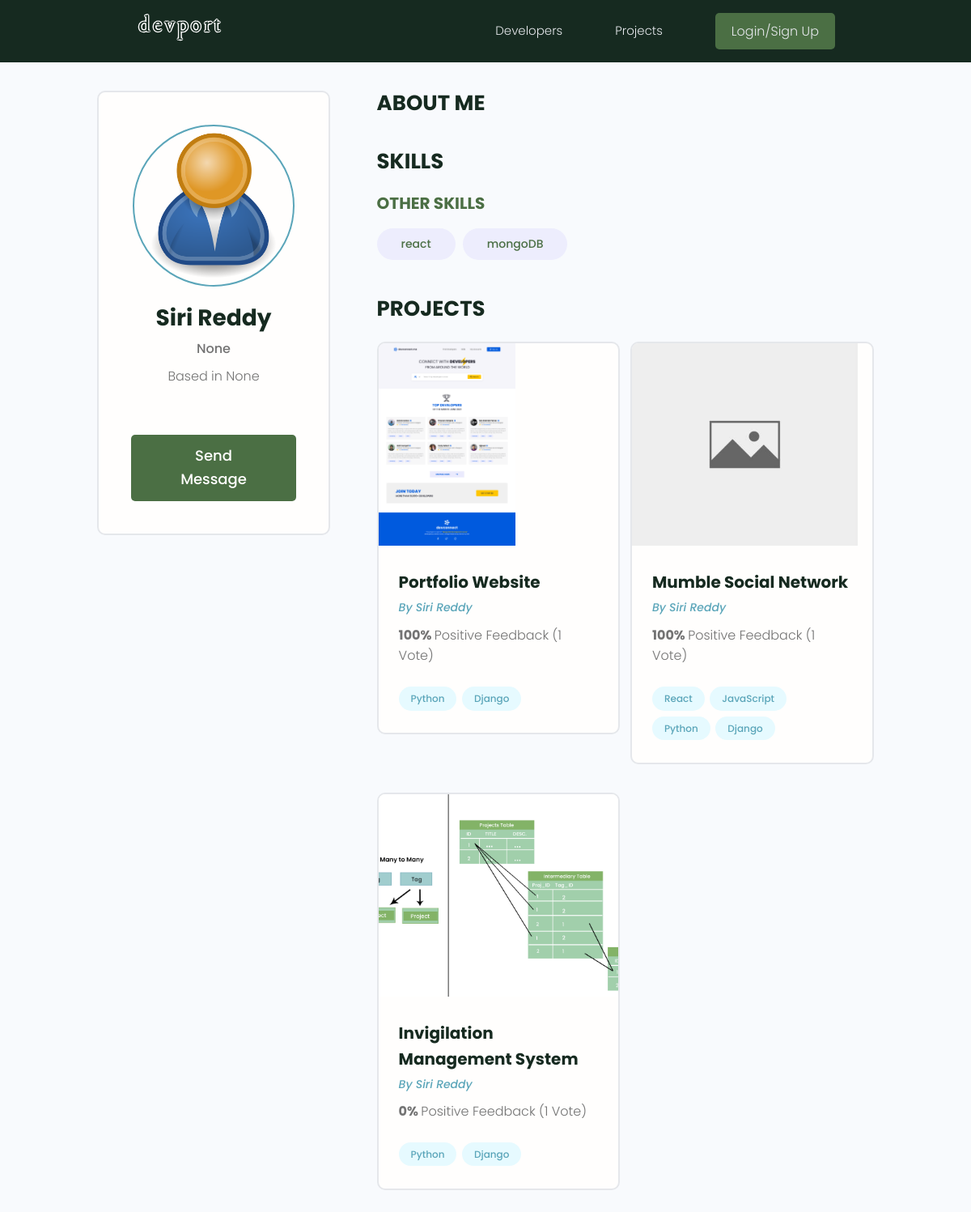
/profile/7c431e06-9650-4c46-b898-be44fd5435ea/, run on the app's committed database.
### users/models.py (models this page shows, shortened)
class Profile(models.Model):
    user = models.OneToOneField(User, on_delete=models.CASCADE, null=True, blank=True)
    name = models.CharField(max_length=200, blank=True, null=True)
    email = models.EmailField(max_length=500, blank=True, null=True)
    username = models.CharField(max_length=200, blank=True, null=True)
    location = models.CharField(max_length=200, blank=True, null=True)
    short_intro = models.CharField(max_length=200, blank=True, null=True)
    bio = models.TextField(null=True, blank=True)
    profile_image = models.ImageField(null=True, blank=True, upload_to='profiles/', default="profiles/user-default.png")
    social_github = models.CharField(max_length=200, blank=True, null=True)
    social_twitter = models.CharField(max_length=200, blank=True, null=True)
    social_linkedin = models.CharField(max_length=200, blank=True, null=True)
    social_youtube = models.CharField(max_length=200, blank=True, null=True)
    social_website = models.CharField(max_length=200, blank=True, null=True)
    created = models.DateTimeField(auto_now_add = True)
    id = models.UUIDField(default = uuid.uuid4, unique = True, primary_key = True, editable = False)
    class Meta:
        ordering = ['created']
    @property
    def imageURL(self):
        try:
            url = self.profile_image.url
        except:
            url = ''
        return url

class Skill(models.Model):
    owner = models.ForeignKey(Profile, on_delete=models.CASCADE, null=True, blank=True)
    name = models.CharField(max_length=200, blank=True, null=True)
    description = models.TextField(null=True, blank=True)
    created = models.DateTimeField(auto_now_add=True)
    id = models.UUIDField(default = uuid.uuid4, unique = True, primary_key = True, editable = False)
    def __str__(self):
        return str(self.name)

### projects/models.py (models this page shows, shortened)
class Project(models.Model):
    owner = models.ForeignKey(Profile, null=True, blank=True, on_delete = models.CASCADE)
    title = models.CharField(max_length = 200)
    description = models.TextField(null=True, blank=True)
    featured_image = models.ImageField(null=True, blank=True, default="default.jpg")
    demo_link = models.CharField(max_length=2000, null=True, blank=True)
    source_link = models.CharField(max_length=2000, null=True, blank=True)
    tags = models.ManyToManyField('Tag', blank = True)
    vote_total = models.IntegerField(default = 0, null = True, blank = True)
    vote_ratio = models.IntegerField(default = 0, null = True, blank = True)
    created = models.DateTimeField(auto_now_add = True)
    id = models.UUIDField(default = uuid.uuid4, unique = True, primary_key = True, editable = False)
    class Meta:
        ordering = ['-vote_ratio','-vote_total']
    @property
    def imageURL(self):
        try:
            url = self.featured_image.url
        except:
            url = ''
        return url

class Tag(models.Model):
    name = models.CharField(max_length=200)
    created = models.DateTimeField(auto_now_add = True)
    id = models.UUIDField(default = uuid.uuid4, unique = True, primary_key = True, editable = False)
    def __str__(self):
        return self.name

### users/views.py (the view)
# urls.py: path('profile/<str:pk>/', views.userProfile, name="user-profile"),
def userProfile(request,pk):
    profile = Profile.objects.get(id=pk)
    topSkills = profile.skill_set.exclude(description__exact="")
    otherSkills = profile.skill_set.filter(description="")
    context = {'profile':profile,'topSkills':topSkills,'otherSkills':otherSkills}
    return render(request, 'users/user-profile.html', context)

### users/templates/users/user-profile.html (shortened to what this page needs)
{% extends 'main.html' %}
{% block content %}
<head>
    <link rel="stylesheet" href="https://cdnjs.cloudflare.com/ajax/libs/font-awesome/6.4.0/css/all.min.css"></head>
<main class="profile my-md">
    <div class="container">
      <div class="layout">
        <div class="column column--1of3">
          <div class="card text-center">
            <div class="card__body dev">
              <img class="avatar avatar--xl" src="{{profile.imageURL}}" />
              <h2 class="dev__name">{{profile.name}}</h2>
              <p class="dev__title">{{profile.short_intro}}</p>
              <p class="dev__location">Based in {{profile.location}}</p>
              {% if request.user.profile.id != profile.id %}
              <a href="{% url 'create-message' profile.id %}" class="btn btn--sub btn--lg">Send Message </a>
              {% endif %}
            </div>
          </div>
        </div>
        <div class="column column--2of3">
          <div class="devInfo">
            <h3 class="devInfo__title">About Me</h3>
          </div>
          <div class="devInfo">
            <h3 class="devInfo__title">Skills</h3>
            <div class="devInfo__skills">
              <h3 class="devInfo__subtitle">Other Skills</h3>
              <div class="devInfo__otherSkills">
                {% for skill in otherSkills %}
                <span class="tag tag--pill tag--sub tag--lg">
                  <small>{{skill}}</small>
                </span>
                {% endfor %}
              </div>
            </div>
          </div>
          <div class="devInfo">
            <h3 class="devInfo__title">Projects</h3>
            <div class="grid grid--two">
                {% for project in profile.project_set.all %}
              <div class="column">
                <div class="card project">
                  <a href="{% url 'project' project.id %}" class="project">
                    <img class="project__thumbnail" src="{{project.imageURL}}" alt="project thumbnail" />
                    <div class="card__body">
                      <h3 class="project__title">{{project.title}}</h3>
                      <p><a class="project__author" href="profile.html">By {{project.owner.name}}</a></p>
                      <p class="project--rating">
                        <span style="font-weight: bold;">{{project.vote_ratio}}% </span>Positive Feedback ({{project.vote_total}} Vote{{project.vote_total|pluralize:"s"}})
                      </p>
                      <div class="project__tags">
                        {% for tag in project.tags.all %}
                        <span class="tag tag--pill tag--main">
                          <small>{{tag}}</small>
                        </span>
                        {% endfor %}
                      </div>
                    </div>
                  </a>
                </div>
              </div>
            {% endfor %}
            </div>
          </div>
        </div>
      </div>
    </div>
  </main>
{% endblock %}

### static/styles/app.css (style rules this page uses)
:root { --color-sub: #162a20; --color-sub-light :#4B6F44; }
.btn--sub { background-color: var(--color-sub-light); }
.card { border: 2px solid var(--color-light); }
img { width: 100%; }
.profile .card > .dev { padding: 4rem; }
.dev__name { color: var(--color-sub); font-size: 2.8rem; font-weight: 700; margin-top: 1rem; margin-bottom: 0.5rem; }
.dev__title { font-size: 1.6rem; font-weight: 500; line-height: 1.3; }
.dev__location { margin-top: 1rem; }
.devInfo { margin-bottom: 3rem; }
.devInfo__title, .devInfo__subtitle { font-size: 2.6rem; color: var(--color-sub); text-transform: uppercase; font-weight: 700; margin-bottom: 1.5rem; }
.devInfo__subtitle { font-size: 2rem; color: var(--color-sub-light); }
.project__author { font-size: 1.4rem; font-style: italic; }
.project--rating { margin-bottom: 1.6em; margin-top: .5em; }
.project__thumbnail { height: 25rem; object-fit: cover; object-position: top center; }
.project__title { font-size: 2rem; font-weight: 700; color: var(--color-sub); }

### static/uikit/styles/modules/_variables.css (style rules this page uses)
:root { --color-main: #5aa5b9; --color-main-light: #e6faff; --color-sub: #3f4156; --color-sub-light: #51546e; --color-sub-lighter: #ededfd; --color-text: #737373; --color-gray: #8b8b8b; --color-light: #e5e7eb; --color-light-gray: #767676; --color-bg: #f8fafd; --color-white: #fffefd; --color-white-light: #f3f3f3; --color-success: #359e64; --color-success-bg: #def8e8; --color-error: #fc4b0b; --color-error-bg: #fff2ee; --font-base: 'Poppins', arial, helvetica, 'Segoe UI', roboto, ubuntu, sans-serif; --font-monospace: 'Fira Code', 'Courier New', courier, monospace; --font-regular: 300; --font-medium: 500; --font-bold: 700; --generic-shadow: 1px 1px 5px #00000010; --generic-transition: all 0.3s ease-in-out; }

### static/uikit/styles/modules/_base.css (style rules this page uses)
* { margin: 0; padding: 0; box-sizing: border-box; text-rendering: optimizeLegibility; color: inherit; font-size: inherit; }
html { font-size: 50%; }
@media only screen and (min-width: 480px) { html { font-size: 56.25%; } }
@media only screen and (min-width: 1200px) { html { font-size: 62.5%; } }
body { line-height: 1.6; font-weight: 400; font-size: 1.5rem; color: var(--color-text); background-color: var(--color-bg); min-height: 100vh; }

### static/uikit/styles/modules/_typography.css (style rules this page uses)
* { font-family: var(--font-base); }
h2 { font-size: 3.6rem; font-weight: var(--font-bold); }
h3 { font-size: 3.2rem; font-weight: var(--font-medium); }
p, span, strong { font-size: 1.6rem; color: var(--color-text); font-weight: var(--font-regular); }
a { padding-bottom: 2px; text-decoration: none; display: inline-block; color: var(--color-main); font-weight: var(--font-medium); }

### static/uikit/styles/modules/_utilities.css (style rules this page uses)
.container { width: 92%; max-width: 165rem; margin: 0 auto; box-sizing: border-box; }
@media screen and (min-width: 1000px) { .container { width: 90%; } }
@media screen and (min-width: 1200px) { .container { width: 80%; } }
.text-center { text-align: center; }
.my-md { margin: 3rem auto; }

### static/uikit/styles/modules/_avatar.css (style rules this page uses)
.avatar { border-radius: 50%; border: 2px solid var(--color-main); object-fit: cover; }
.avatar--xl { height: 20rem; width: 20rem; }

### static/uikit/styles/modules/_button.css (style rules this page uses)
.btn { display: inline-block; position: relative; cursor: pointer; background-color: var(--color-light); font-weight: var(--font-medium); color: var(--color-sub); text-decoration: none; padding: 1rem 2rem; border-radius: 0.5rem; border: none; width: -webkit-fit-content; width: -moz-fit-content; width: fit-content; height: -webkit-fit-content; height: -moz-fit-content; height: fit-content; font-size: 1.6rem; outline-width: 0; outline-color: transparent; -webkit-backface-visibility: hidden; backface-visibility: hidden; transition: all 0.3s ease-in-out; }
.btn--sub { background-color: var(--color-sub); color: var(--color-white); }
.btn--lg { font-size: 1.8rem; padding: 1.2rem 4.5rem; }

### static/uikit/styles/modules/_card.css (style rules this page uses)
.card { border-radius: 1rem; background-color: var(--color-white); border: 1.5px solid var(--color-light); width: auto; height: auto; margin-top: 0.5rem; margin-bottom: 0.5rem; overflow: hidden; }
.card__body, .card__header { padding: 2rem 2.5rem; }

### static/uikit/styles/modules/_grid.css (style rules this page uses)
.grid { display: flex; flex-wrap: wrap; justify-content: flex-start; align-items: stretch; }
.grid > .column { min-width: 28rem; margin-bottom: 2.5rem; }
.grid--two > .column { flex-basis: 100%; }
@media screen and (min-width: 800px) { .grid--two { margin-right: -2%; } }
@media screen and (min-width: 800px) { .grid--two > .column { margin-right: 2%; } }
@media screen and (min-width: 800px) { .grid--two > .column { flex-basis: 48%; } }

### data on the page
Profile: imageURL (placeholder picture), name "Siri Reddy", short_intro "None", location "None"
Skill: name "react"
Skill: name "mongoDB"
Project: imageURL (picture), title "Portfolio Website", owner.name "Siri Reddy", vote_ratio "100", vote_total "1"
Tag: name "Python"
Tag: name "Django"
Project: imageURL (placeholder picture), title "Mumble Social Network", owner.name "Siri Reddy", vote_ratio "100", vote_total "1"
Tag: name "React"
Tag: name "JavaScript"
Project: imageURL (picture), title "Invigilation Management System", owner.name "Siri Reddy", vote_ratio "0", vote_total "1"
